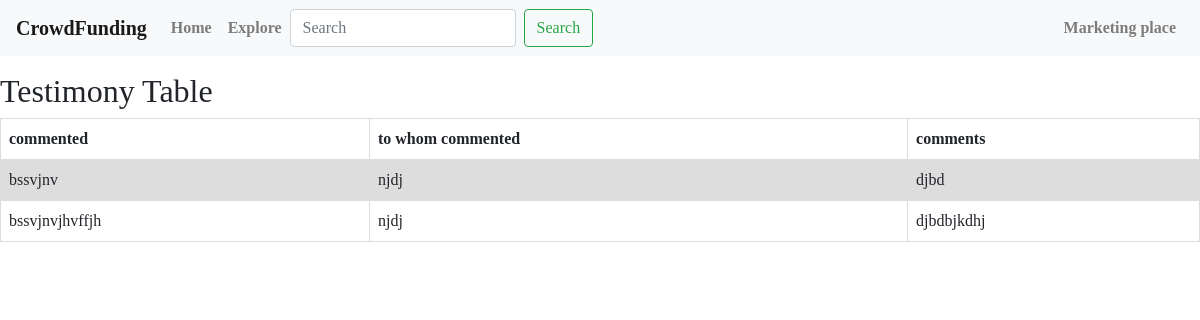
Screenshot of /testimony/profiles/ with the database file from the repository.
### testimony/models.py (models this page shows, shortened)
class Testimony(models.Model):
    name = models.CharField(max_length=120, blank=True)
    to_name = models.CharField(max_length=120,blank=True)
    commented = models.CharField(max_length=120, blank=True)
    timestamp = models.DateTimeField(auto_now_add=True, auto_now=False)
    updates = models.DateTimeField(auto_now_add=False, auto_now=True)

### testimony/views.py (the view)
# urls.py: url(r'profiles/', views.all_profiles, name="profile"),
def all_profiles(request):
    all_profiles = Testimony.objects.all()
    query = request.GET.get('q')
    if query:
        all_profiles = Testimony.objects.filter(
        Q(name__icontains=query)|
        Q(to_name__icontains=query)
        )
    context = {
        'all_profiles': all_profiles
    }
    return render(request, 'testimony/search.html', {'all_profiles': all_profiles})

### testimony/templates/testimony/search.html
{% extends 'testimony/base1.html' %}
{% block content %}
<h2>Testimony Table</h2>
<table>
  <tr>
    <th>commented</th>
    <th>to whom commented</th>
    <th>comments</th>
  </tr>
  {% for field in all_profiles %}
      <tr>
        <td>{{ field.name }}</td>
        <td>{{ field.to_name }}</td>
        <td>{{ field.commented }}</td>
      </tr>
  {% endfor %}
</table>
{% endblock %}

### testimony/static/testimony/style.css (style rules this page uses)
table { font-family:"Times New Roman", Times, serif; border-collapse: collapse; width: 100%; }
td, th { border: 1px solid #dddddd; text-align: left; padding: 8px; }
tr:nth-child(even) { background-color: #dddddd; }
html { position:relative; min-height:100%; }
body { font-family:"Times New Roman", Times, serif; }

### rows the page displays
Testimony: name "bssvjnv", to_name "njdj", commented "djbd"
Testimony: name "bssvjnvjhvffjh", to_name "njdj", commented "djbdbjkdhj"
